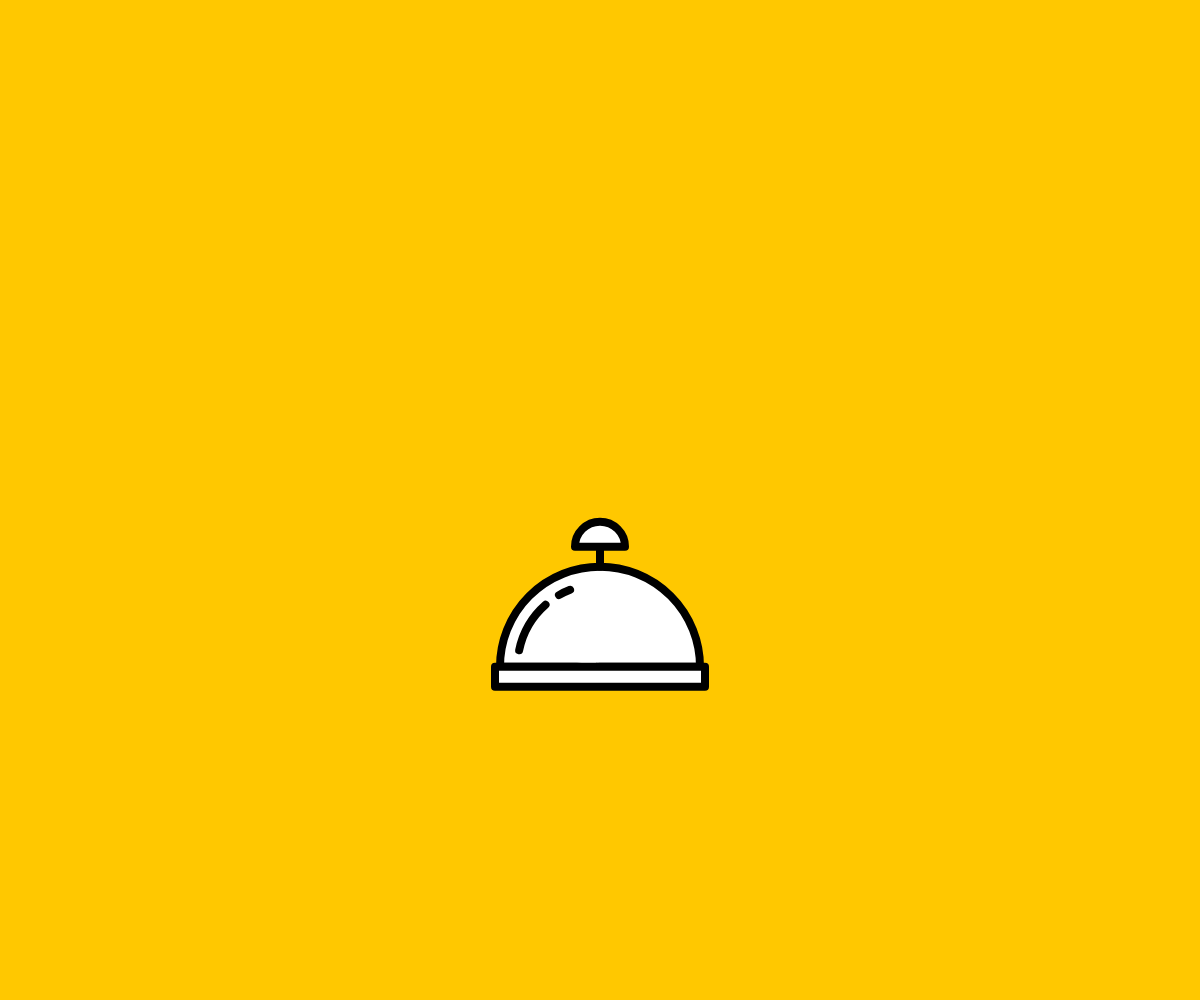
Frame 1 (no input)
Frame 60 (no input): identical to frame 1, image omitted
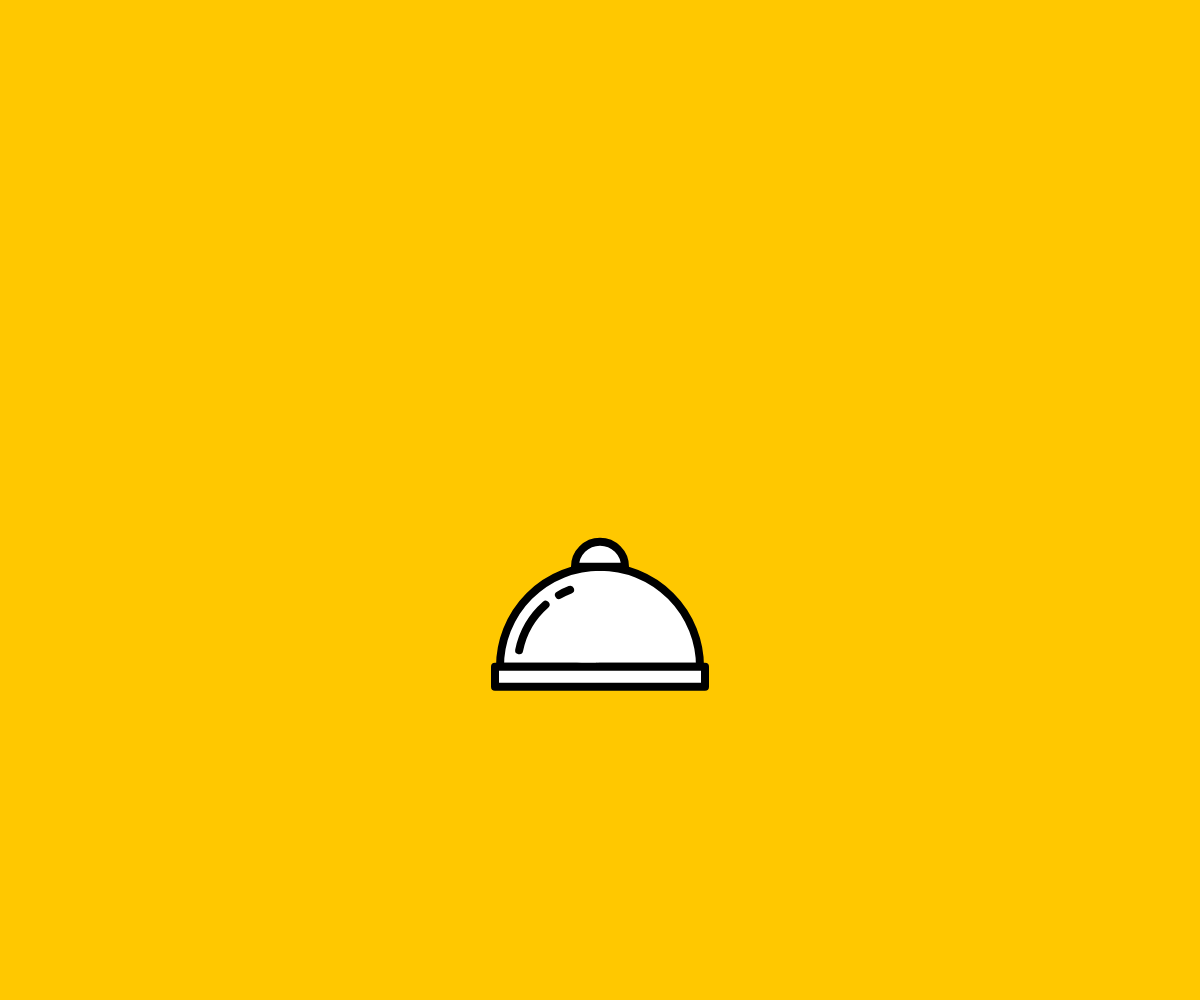
Frame 120 (the mouse pressed at the canvas centre since frame 60)

The p5.js sketch that drew these frames (run headless with seeded random() and noise() and a simulated clock; from frame 60 on, the mouse is pressed at the canvas centre):

// p5.js sketch
// ── sketch.js
// Code provided by peter

let position=-120
function setup() {
  createCanvas(windowWidth, windowHeight);
  background(255);
}

function draw() {
  background(255, 200, 0);
  bell(width/2, (height/3)*2, 1);
}

function bell(x, y, size) {
  push();
  rectMode(CENTER);
  strokeWeight(8);
  strokeCap(ROUND);
  strokeJoin(ROUND);
  translate(x, y);
  scale(size);
  fill(255);
  // Bell body
  arc(0, 0, 200, 200, PI, TAU,CHORD);
  arc(0, 0, 165, 165, PI+0.2, PI+0.85);
  arc(0, 0, 165, 165, PI+1.05, PI+1.2);

  // Base of bell
  rect(0, 10, 210,20);

  // The bell head (this is what we want to move when clicked!)
  line(0,-100 , 0, -120);
  arc(0, position, 50, 50, PI, TAU,CHORD);
  pop();
}

function mousePressed() {
  position=-100
}

function mouseReleased() {
  position=-120
}
